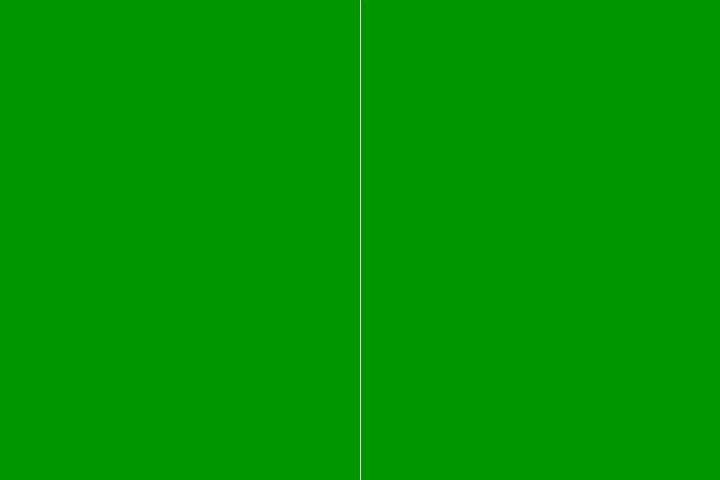
Frame 1 (no input)
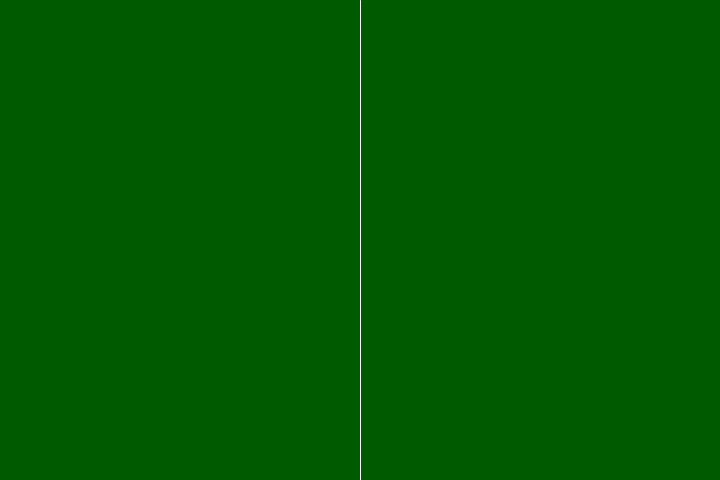
Frame 60 (the mouse pressed at the canvas centre just before this capture)
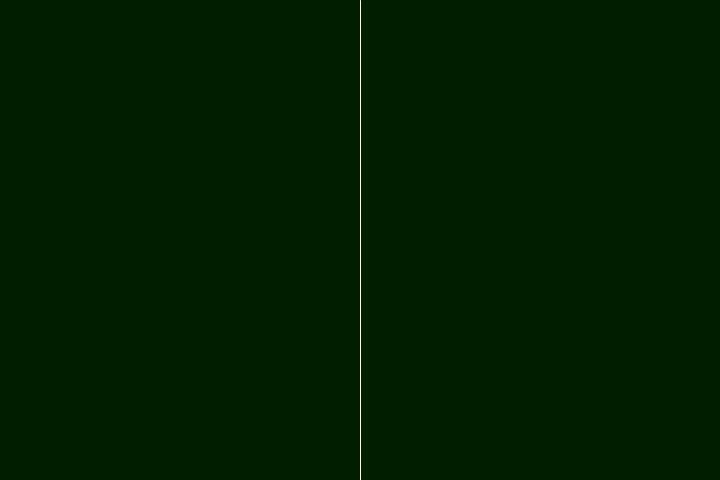
Frame 120 (the mouse held since frame 60 and released just before this capture)

The Processing sketch that drew these frames (run headless with seeded random() and noise(); from frame 60 on, the mouse is pressed at the canvas centre):

// Processing sketch: sketch_WEEK04_03
// ── sketch_WEEK04_03.pde
//Boolean Green screen

float r = 0;
float g = 150;
float b = 0;

void setup() {
  size(720,480);
}

void draw() {
  background(r,g,b);
  stroke(255);
  line(width/2,0,width/2,height);
  
  if (mouseX > width/2) {
    g = g + 1;
  }
  
  else {
    g = g - 1;
  }
  
  if (g > 255) {
    g = 255;
  }
  else if (g < 0) {
    g = 0;
  }
}
